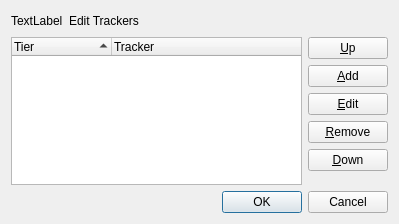
<?xml version="1.0" encoding="UTF-8"?>
<ui version="4.0">
 <author>Nikita Nemkin</author>
 <class>EditTackersDialog</class>
 <widget class="QDialog" name="EditTackersDialog">
  <property name="geometry">
   <rect>
    <x>0</x>
    <y>0</y>
    <width>399</width>
    <height>224</height>
   </rect>
  </property>
  <property name="windowTitle">
   <string>Edit Trackers</string>
  </property>
  <layout class="QVBoxLayout" name="verticalLayout_2">
   <item>
    <layout class="QHBoxLayout" name="horizontalLayout">
     <item>
      <widget class="QLabel" name="label">
       <property name="text">
        <string>TextLabel</string>
       </property>
      </widget>
     </item>
     <item>
      <widget class="QLabel" name="label_2">
       <property name="text">
        <string>Edit Trackers</string>
       </property>
      </widget>
     </item>
     <item>
      <spacer name="horizontalSpacer">
       <property name="orientation">
        <enum>Qt::Horizontal</enum>
       </property>
       <property name="sizeHint" stdset="0">
        <size>
         <width>40</width>
         <height>20</height>
        </size>
       </property>
      </spacer>
     </item>
    </layout>
   </item>
   <item>
    <layout class="QHBoxLayout" name="horizontalLayout_2">
     <item>
      <widget class="QTreeWidget" name="tree_trackers">
       <property name="rootIsDecorated">
        <bool>false</bool>
       </property>
       <property name="uniformRowHeights">
        <bool>true</bool>
       </property>
       <property name="itemsExpandable">
        <bool>false</bool>
       </property>
       <property name="sortingEnabled">
        <bool>true</bool>
       </property>
       <property name="allColumnsShowFocus">
        <bool>true</bool>
       </property>
       <property name="columnCount">
        <number>2</number>
       </property>
       <column>
        <property name="text">
         <string>Tier</string>
        </property>
       </column>
       <column>
        <property name="text">
         <string>Tracker</string>
        </property>
       </column>
      </widget>
     </item>
     <item>
      <layout class="QVBoxLayout" name="verticalLayout">
       <item>
        <widget class="QPushButton" name="pushButton_3">
         <property name="text">
          <string>&amp;Up</string>
         </property>
        </widget>
       </item>
       <item>
        <widget class="QPushButton" name="pushButton_2">
         <property name="text">
          <string>&amp;Add</string>
         </property>
        </widget>
       </item>
       <item>
        <widget class="QPushButton" name="pushButton_5">
         <property name="text">
          <string>&amp;Edit</string>
         </property>
        </widget>
       </item>
       <item>
        <widget class="QPushButton" name="pushButton_6">
         <property name="text">
          <string>&amp;Remove</string>
         </property>
        </widget>
       </item>
       <item>
        <widget class="QPushButton" name="pushButton">
         <property name="text">
          <string>&amp;Down</string>
         </property>
        </widget>
       </item>
       <item>
        <spacer name="verticalSpacer">
         <property name="orientation">
          <enum>Qt::Vertical</enum>
         </property>
         <property name="sizeHint" stdset="0">
          <size>
           <width>20</width>
           <height>40</height>
          </size>
         </property>
        </spacer>
       </item>
      </layout>
     </item>
    </layout>
   </item>
   <item>
    <widget class="QDialogButtonBox" name="buttonBox">
     <property name="orientation">
      <enum>Qt::Horizontal</enum>
     </property>
     <property name="standardButtons">
      <set>QDialogButtonBox::Cancel|QDialogButtonBox::Ok</set>
     </property>
    </widget>
   </item>
  </layout>
 </widget>
 <resources>
  <include location="../data/resources.qrc"/>
 </resources>
 <connections>
  <connection>
   <sender>buttonBox</sender>
   <signal>accepted()</signal>
   <receiver>EditTackersDialog</receiver>
   <slot>accept()</slot>
   <hints>
    <hint type="sourcelabel">
     <x>248</x>
     <y>254</y>
    </hint>
    <hint type="destinationlabel">
     <x>157</x>
     <y>274</y>
    </hint>
   </hints>
  </connection>
  <connection>
   <sender>buttonBox</sender>
   <signal>rejected()</signal>
   <receiver>EditTackersDialog</receiver>
   <slot>reject()</slot>
   <hints>
    <hint type="sourcelabel">
     <x>316</x>
     <y>260</y>
    </hint>
    <hint type="destinationlabel">
     <x>286</x>
     <y>274</y>
    </hint>
   </hints>
  </connection>
 </connections>
</ui>
